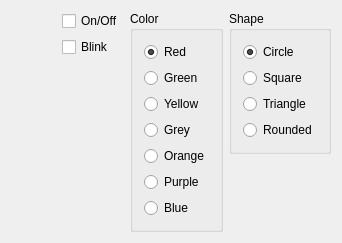
<?xml version="1.0" encoding="UTF-8"?>
<ui version="4.0">
 <class>Dialog</class>
 <widget class="QDialog" name="Dialog">
  <property name="geometry">
   <rect>
    <x>0</x>
    <y>0</y>
    <width>305</width>
    <height>216</height>
   </rect>
  </property>
  <property name="windowTitle">
   <string>Dialog</string>
  </property>
  <layout class="QHBoxLayout" name="horizontalLayout">
   <item>
    <layout class="QVBoxLayout" name="verticalLayout_4">
     <item>
      <widget class="QLed" name="qLed">
       <property name="minimumSize">
        <size>
         <width>45</width>
         <height>45</height>
        </size>
       </property>
       <property name="toolTip">
        <string>Binary Led</string>
       </property>
       <property name="whatsThis">
        <string>Led widget</string>
       </property>
       <property name="value">
        <bool>false</bool>
       </property>
       <property name="blink" stdset="0">
        <bool>false</bool>
       </property>
      </widget>
     </item>
     <item>
      <spacer name="verticalSpacer">
       <property name="orientation">
        <enum>Qt::Vertical</enum>
       </property>
       <property name="sizeHint" stdset="0">
        <size>
         <width>20</width>
         <height>155</height>
        </size>
       </property>
      </spacer>
     </item>
    </layout>
   </item>
   <item>
    <layout class="QVBoxLayout" name="verticalLayout_3">
     <item>
      <widget class="QCheckBox" name="checkBox">
       <property name="text">
        <string>On/Off</string>
       </property>
      </widget>
     </item>
     <item>
      <widget class="QCheckBox" name="checkBox_2">
       <property name="text">
        <string>Blink</string>
       </property>
      </widget>
     </item>
     <item>
      <spacer name="verticalSpacer_2">
       <property name="orientation">
        <enum>Qt::Vertical</enum>
       </property>
       <property name="sizeHint" stdset="0">
        <size>
         <width>20</width>
         <height>155</height>
        </size>
       </property>
      </spacer>
     </item>
    </layout>
   </item>
   <item>
    <widget class="QGroupBox" name="groupBox">
     <property name="title">
      <string>Color</string>
     </property>
     <layout class="QGridLayout" name="gridLayout">
      <item row="0" column="0">
       <widget class="QRadioButton" name="radioButton">
        <property name="text">
         <string>Red</string>
        </property>
        <property name="shortcut">
         <string>Alt+R</string>
        </property>
        <property name="checked">
         <bool>true</bool>
        </property>
       </widget>
      </item>
      <item row="1" column="0">
       <widget class="QRadioButton" name="radioButton_2">
        <property name="text">
         <string>Green</string>
        </property>
        <property name="shortcut">
         <string>Alt+G</string>
        </property>
       </widget>
      </item>
      <item row="2" column="0">
       <widget class="QRadioButton" name="radioButton_3">
        <property name="text">
         <string>Yellow</string>
        </property>
        <property name="shortcut">
         <string>Alt+Y</string>
        </property>
       </widget>
      </item>
      <item row="3" column="0">
       <widget class="QRadioButton" name="radioButton_4">
        <property name="text">
         <string>Grey</string>
        </property>
        <property name="shortcut">
         <string>Alt+E</string>
        </property>
       </widget>
      </item>
      <item row="4" column="0">
       <widget class="QRadioButton" name="radioButton_5">
        <property name="text">
         <string>Orange</string>
        </property>
        <property name="shortcut">
         <string>Alt+O</string>
        </property>
       </widget>
      </item>
      <item row="5" column="0">
       <widget class="QRadioButton" name="radioButton_6">
        <property name="text">
         <string>Purple</string>
        </property>
        <property name="shortcut">
         <string>Alt+P</string>
        </property>
       </widget>
      </item>
      <item row="6" column="0">
       <widget class="QRadioButton" name="radioButton_7">
        <property name="text">
         <string>Blue</string>
        </property>
        <property name="shortcut">
         <string>Alt+B</string>
        </property>
       </widget>
      </item>
     </layout>
    </widget>
   </item>
   <item>
    <layout class="QVBoxLayout" name="verticalLayout_2">
     <item>
      <widget class="QGroupBox" name="groupBox_2">
       <property name="title">
        <string>Shape</string>
       </property>
       <layout class="QVBoxLayout" name="verticalLayout">
        <item>
         <widget class="QRadioButton" name="radioButton_8">
          <property name="text">
           <string>Circle</string>
          </property>
          <property name="checked">
           <bool>true</bool>
          </property>
         </widget>
        </item>
        <item>
         <widget class="QRadioButton" name="radioButton_9">
          <property name="text">
           <string>Square</string>
          </property>
         </widget>
        </item>
        <item>
         <widget class="QRadioButton" name="radioButton_10">
          <property name="text">
           <string>Triangle</string>
          </property>
         </widget>
        </item>
        <item>
         <widget class="QRadioButton" name="radioButton_11">
          <property name="text">
           <string>Rounded</string>
          </property>
         </widget>
        </item>
       </layout>
      </widget>
     </item>
     <item>
      <spacer name="verticalSpacer_3">
       <property name="orientation">
        <enum>Qt::Vertical</enum>
       </property>
       <property name="sizeHint" stdset="0">
        <size>
         <width>20</width>
         <height>40</height>
        </size>
       </property>
      </spacer>
     </item>
    </layout>
   </item>
  </layout>
 </widget>
 <layoutdefault spacing="6" margin="11"/>
 <customwidgets>
  <customwidget>
   <class>QLed</class>
   <extends>QWidget</extends>
   <header>qled.h</header>
  </customwidget>
 </customwidgets>
 <resources/>
 <connections>
  <connection>
   <sender>checkBox</sender>
   <signal>toggled(bool)</signal>
   <receiver>qLed</receiver>
   <slot>setValue(bool)</slot>
   <hints>
    <hint type="sourcelabel">
     <x>86</x>
     <y>39</y>
    </hint>
    <hint type="destinationlabel">
     <x>55</x>
     <y>36</y>
    </hint>
   </hints>
  </connection>
  <connection>
   <sender>checkBox_2</sender>
   <signal>toggled(bool)</signal>
   <receiver>qLed</receiver>
   <slot>setBlink(bool)</slot>
   <hints>
    <hint type="sourcelabel">
     <x>123</x>
     <y>15</y>
    </hint>
    <hint type="destinationlabel">
     <x>14</x>
     <y>15</y>
    </hint>
   </hints>
  </connection>
 </connections>
</ui>
